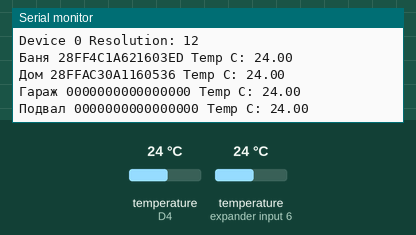
This sketch was run on a simulated ESP8266 (NodeMCU). Parts: the last lines printed to the serial monitor. The test bench sets the inputs (shaded band); at power-on: temperature (sensors on D4, expander input 6) 24 °C.

Above: at 1.4 s.
1.5 s: temperature (sensor on D4) set to 12 °C
3.0 s: temperature (sensor on expander input 6) set to 12 °C
At 4.2 s:
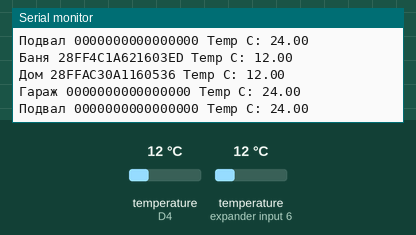
4.5 s: temperature (sensor on D4) set to 19 °C
At 5.4 s:
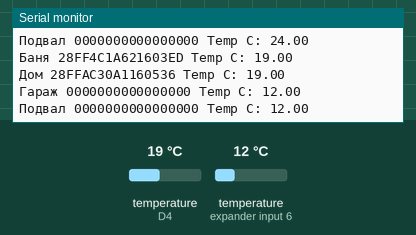
6.0 s: temperature (sensor on expander input 6) set to 19 °C
At 7.9 s:
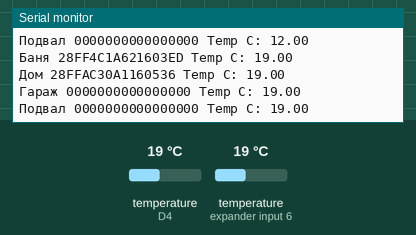
Timing chart, 0 to 8.5 s (numbered marks = the images above; inputs shaded):
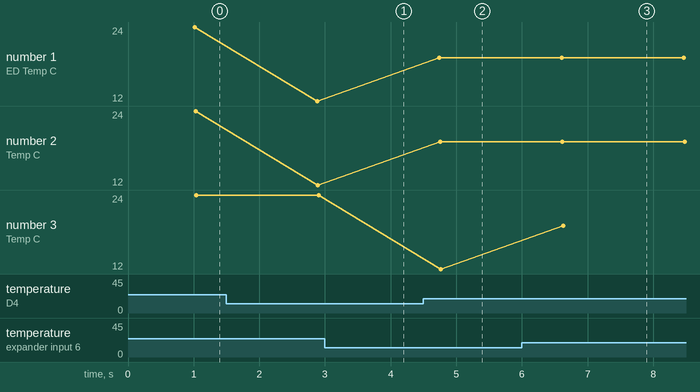

The sketch:

03_Single_Dalass_DS18B20.ino
```cpp
/*
 * Логика работы.
 * Заполните осмысленными названиями Массив NamesOut[sumRegul]
 * Разкомментируйте #define SEARCH_DS18B20
 * Залейте скетч.
 * Благодаря этому вы найдете адреса своих датчиков.
 * Нагревая (рукой к примеру) определите какой датчик соответствует какому названию
 * Заполните массив Thermometer[TEMP_SUM] в нужном порядке что бы соответствовали
 * названия и номер датчика. Физически дайте метки датчикам (бирки навешайте).
 * Закомментируйте #define SEARCH_DS18B20
 * Залейте скетч еще раз. И проверьте все ли правильно.
 * Теперь откопируйте массив Thermometer[TEMP_SUM] в основной скетч
 */
#include <OneWire.h>
#include <DallasTemperature.h>

#define ONE_WIRE_BUS D4
#define TEMP_SUM 4 // Количество датчиков

  // устанавливаем разрешение датчика 9 бит (может быть 9, 10, 11, 12)
  // на точность измерения температуры показатель не влияет.
 #define TEMPERATURE_PRECISION 12
const int sumRegul = TEMP_SUM;

// Настройка экземпляра oneWire для взаимодействия с любыми устройствами OneWire (а не только с температурными микросхемами Maxim/Dallas)
OneWire oneWire(ONE_WIRE_BUS);

// Передаем нашу ссылку oneWire на Даллас Температуру.
DallasTemperature sensors(&oneWire);

// Если #define SEARCH_DS18B20 раскоментирован то ищим Термометры и грубо говоря затераем новыми
// адресами массив адресов DeviceAddress Thermometer[TEMP_SUM]
// то есть то что ниже вы определите массив адресов на порядок
// отоброжения датчиков влиять не будет, они будут в том
// порядке в котором они найдуться. Вот.
 #define SEARCH_DS18B20

// массивы для хранения адресов устройств
DeviceAddress Thermometer[TEMP_SUM] =
{
  {0x28,0xFF,0xA0,0x7E,0x64,0x16,0x03,0x59},
  {0x28,0xFF,0xAC,0x30,0xA1,0x16,0x05,0x36},
  {},
  {},

};

// Название реле (терморегуляторов)
String NamesOut[sumRegul] = {
                              "Баня",
                              "Дом",
                              "Гараж",
                              "Подвал",
                            };

//**********************************************************
// Функции

// Вывод в сериал температуру
void printTemperature(DeviceAddress deviceAddress)
{
  float tempC = sensors.getTempC(deviceAddress);
  Serial.print("Temp C: ");
  Serial.print(tempC);
}

// Вывод в сериал адресса
void printAddress(DeviceAddress deviceAddress)
{
  for (uint8_t i = 0; i < 8; i++)
  {
    if (deviceAddress[i] < 16) Serial.print("0");
    Serial.print(deviceAddress[i], HEX);
  }
}


void setup()
{
  // start serial port
  Serial.begin(9600);
  Serial.println("Dallas Temperature IC Control Library Demo");

  // Количество датчиков на шине
  Serial.print("Locating devices...");
  sensors.begin();
  Serial.print("Found ");
  Serial.print(sensors.getDeviceCount(), DEC);
  Serial.println(" devices.");

  // report parasite power requirements
  // Определяет тип питания
  Serial.print("Parasite power is: ");
  if (sensors.isParasitePowerMode()) Serial.println("ON");
  else Serial.println("OFF");

#ifdef SEARCH_DS18B20
          for (int i=0; i<TEMP_SUM; i++)
  {
    if (!sensors.getAddress(Thermometer[i], i))
    Serial.print("Unable to find address for Device ");
    Serial.println(i);
  }
#endif

// устанавливаем разрешение датчика 9 бит (может быть 9, 10, 11, 12)
// на точность измерения температуры показатель не влияет.
    for (int i=0; i < TEMP_SUM; i++)
  {
    sensors.setResolution(Thermometer[i], TEMPERATURE_PRECISION);

    Serial.print("Device 0 Resolution: ");
    Serial.print(sensors.getResolution(Thermometer[i]), DEC);
    Serial.println();
  }
}//setup()

void loop()
{

  sensors.requestTemperatures(); // Send the command to get temperatures

  // It responds almost immediately. Let's print out the data
   for (int i=0; i < TEMP_SUM; i++)
    {
      Serial.print(NamesOut[i]);    // Название датчика
      Serial.print(" ");
      printAddress(Thermometer[i]); // Адрес датчика
      Serial.print(" ");
      printTemperature(Thermometer[i]); // Температура датчика
      Serial.println();
    }
  Serial.println();
  delay(1000);
}
```

Measured:
- after the input at 4.5 s, the serial monitor: prints a new line after 0.24 s (image 2)
- after the input at 6.0 s, the serial monitor: prints a new line after 0.63 s (image 3)
- plotted number 1: 12 → 19 after the input at 4.5 s
- plotted number 2: 12 → 19 after the input at 4.5 s
